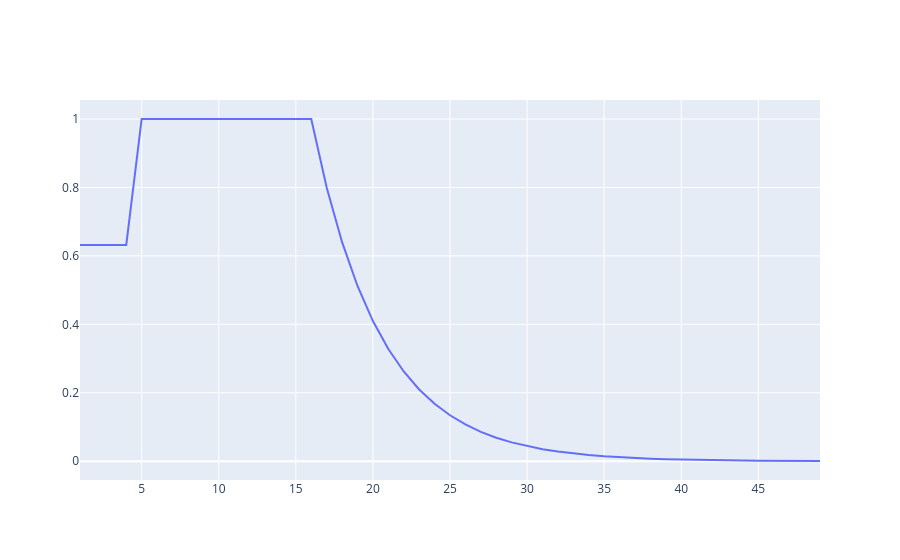

The code cell stored with this chart in its notebook:
### Markdown cell above
#### Plot generation times

### Code cell
fig = go.Figure()

fig.add_trace(
    go.Scatter(
        x=time_from_infec,
        y=generation_times,
        mode='lines',
        name='Generation times',
        showlegend=False,
    )
)

fig.show()

### Figure 1 — Plotly figure (JSON) as saved in the notebook; plotly's stock layout.template omitted (floating-point values rounded to 4 significant figures)
{"data": [{"mode": "lines", "name": "Generation times", "showlegend": false, "type": "scatter", "x": [1, 2, 3, 4, 5, 6, 7, 8, 9, 10, 11, 12, 13, 14, 15, 16, 17, 18, 19, 20, 21, 22, 23, 24, 25, 26, 27, 28, 29, 30, 31, 32, 33, 34, 35, 36, 37, 38, 39, 40, 41, 42, 43, 44, 45, 46, 47, 48, 49], "y": [0.6321, 0.6321, 0.6321, 0.6321, 1.0, 1, 1, 1, 1, 1, 1, 1, 1, 1, 1, 1, 0.8, 0.64, 0.512, 0.4096, 0.3277, 0.2621, 0.2097, 0.1678, 0.1342, 0.1074, 0.0859, 0.06872, 0.05498, 0.04398, 0.03518, 0.02815, 0.02252, 0.01801, 0.01441, 0.01153, 0.009223, 0.007379, 0.005903, 0.004722, 0.003778, 0.003022, 0.002418, 0.001934, 0.001547, 0.001238, 0.0009904, 0.0007923, 0.0006338, 0.0005071, 0.0004056, 0.0003245, 0.0002596, 0.0002077, 0.0001662, 0.0001329, 0.0001063, 8.507e-05, 6.806e-05, 5.445e-05, 4.356e-05, 3.484e-05, 2.788e-05, 2.23e-05, 1.784e-05, 1.427e-05, 1.142e-05, 9.134e-06, 7.308e-06, 5.846e-06]}], "layout": {}}
